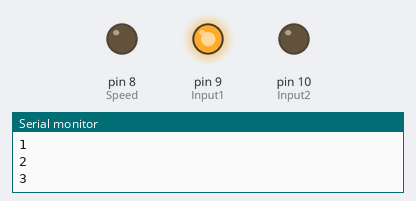
Bench run of a sketch on a simulated Arduino Uno, built with avr-gcc and run on an emulated ATmega328P. Shown: output pins drawn as LEDs (lit = HIGH), the last lines printed to the serial monitor.

Above: at 0.1 s.
At 2.6 s:
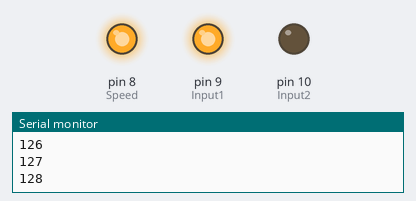
Timing chart, 0 to 9.0 s (numbered marks = the images above):
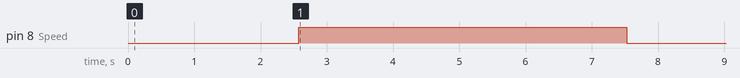

The sketch:

2.ino
```cpp
/*

*/

int Input1 = 9;
int Input2 = 10;
int Speed = 8;
int y;

void setup() {
  Serial.begin(9600);

   pinMode(Input1, OUTPUT);
   pinMode(Input2, OUTPUT);
   pinMode(Speed, OUTPUT);

   digitalWrite(Input1, HIGH);
   digitalWrite(Input2, LOW);
   for(y=0; y<250; y=y+1){
   analogWrite(Speed, y);
   delay(20);
   Serial.println(y);
   }
   for(y=250; y>0; y=y-1){
   analogWrite(Speed, y);
   delay(20);
   Serial.println(y);
   }

}

void loop() {

}
```
